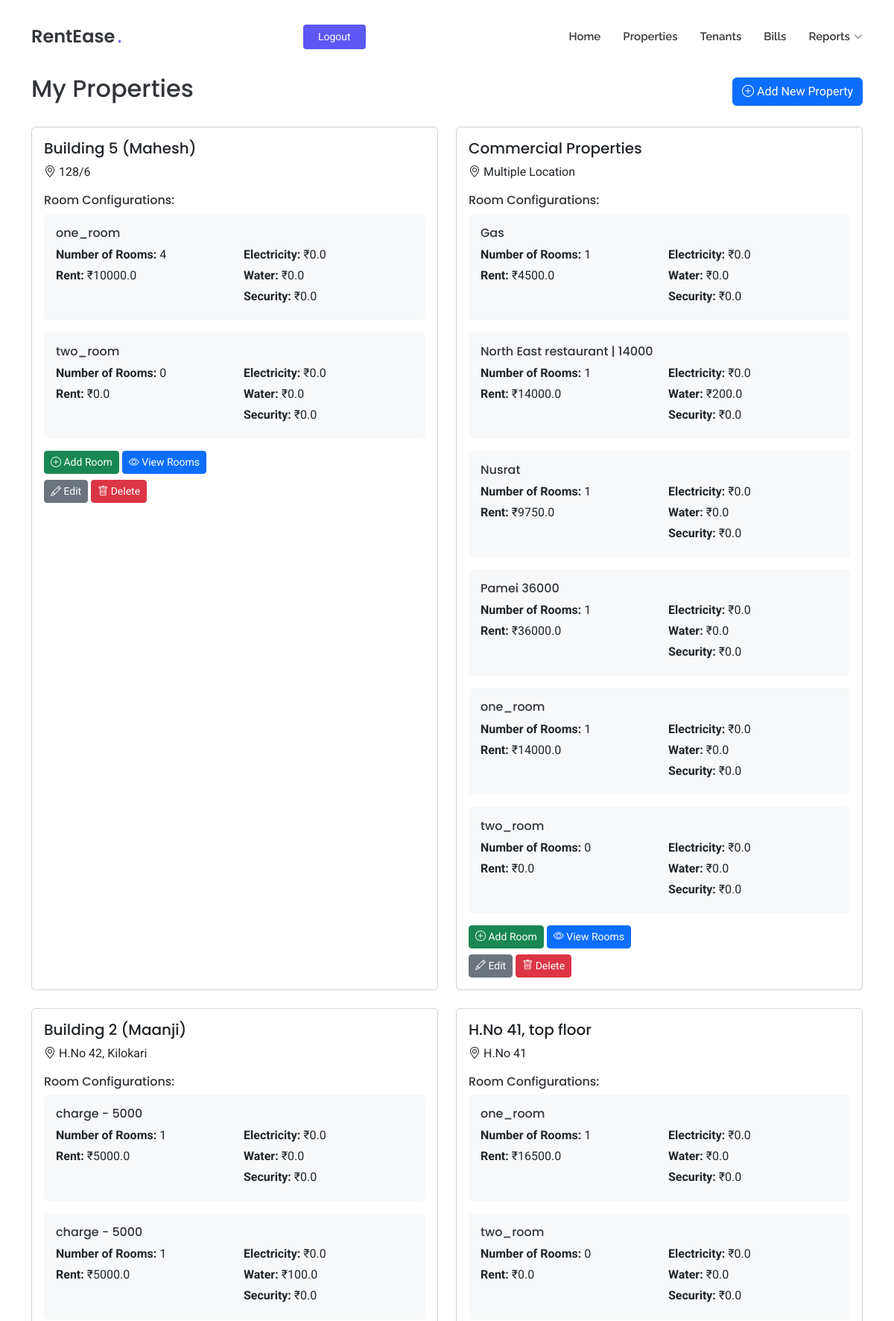
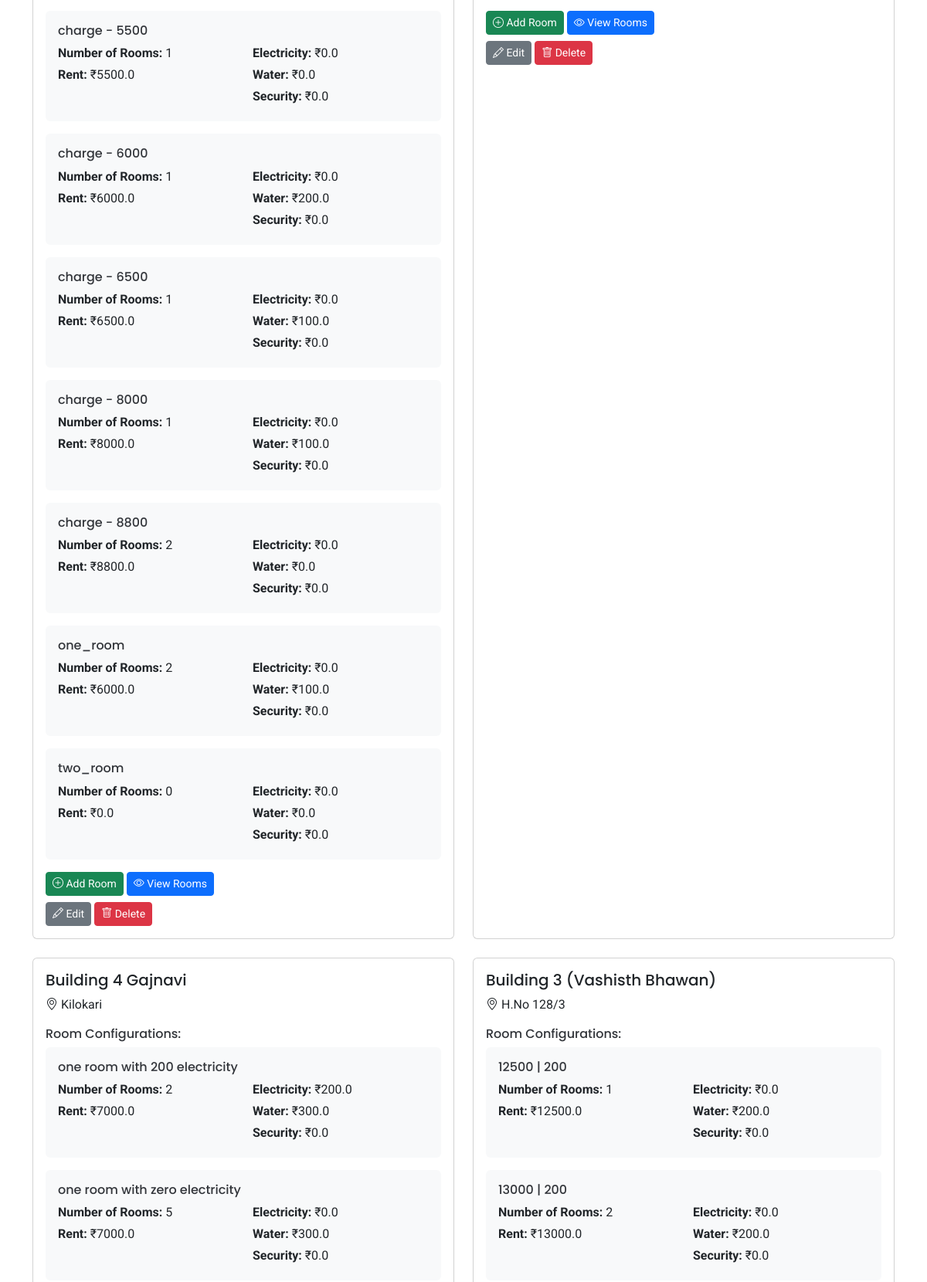
/my-properties (signed in, upper part), run on the app's committed database (2 pictures, top to bottom).
### tables this page shows
CREATE TABLE room_configurations
                 (id INTEGER PRIMARY KEY AUTOINCREMENT,
                  property_id INTEGER NOT NULL,
                  room_type TEXT NOT NULL,
                  room_count INTEGER NOT NULL,
                  rent REAL NOT NULL,
                  electricity_charge REAL NOT NULL,
                  water_charge REAL NOT NULL,
                  security_deposit REAL NOT NULL,
                  FOREIGN KEY (property_id) REFERENCES properties (id));

CREATE TABLE properties
                 (id INTEGER PRIMARY KEY AUTOINCREMENT,
                  name TEXT NOT NULL,
                  address TEXT NOT NULL,
                  user_id INTEGER NOT NULL,
                  FOREIGN KEY (user_id) REFERENCES users (id));

### app/routes.py (the view)
@app.route('/my-properties')
def my_properties():
    if 'user_id' not in session:
        flash('Please login to access this page', 'warning')
        return redirect(url_for('login'))
    conn = get_db()
    c = conn.cursor()
    properties_data = c.execute('''
        SELECT p.id, p.name, p.address,
               rc.id as room_config_id, rc.room_type, rc.room_count,
               rc.rent, rc.electricity_charge, rc.water_charge, rc.security_deposit
        FROM properties p
        LEFT JOIN room_configurations rc ON p.id = rc.property_id
        WHERE p.user_id = ?
        ORDER BY p.id, rc.room_type -- Order by property and then room type
    ''', (session['user_id'],)).fetchall()
    formatted_properties = []
    current_property = None
    for row in properties_data:
        if current_property is None or current_property['id'] != row['id']:
            if current_property is not None:
                formatted_properties.append(current_property)
            current_property = {
                'id': row['id'],
                'name': row['name'],
                'address': row['address'],
                'room_configurations': [] # Renamed key to be more accurate
            }
        if row['room_config_id']: # Check if rc.id is not NULL
             current_property['room_configurations'].append({
                'id': row['room_config_id'],
                'room_type': row['room_type'],
                'room_count': row['room_count'],
                'rent': row['rent'],
                'electricity_charge': row['electricity_charge'],
                'water_charge': row['water_charge'],
                'security_deposit': row['security_deposit']
            })
    if current_property is not None:
        formatted_properties.append(current_property)
    conn.close()
    return render_template('my_properties.html',
                         properties=formatted_properties)

### app/routes.py (called while the page is built)
def get_db():
    conn = sqlite3.connect('rentease.db')
    conn.row_factory = sqlite3.Row
    return conn

### app/templates/my_properties.html (shortened to what this page needs)
<!DOCTYPE html>
<html lang="en">
<head>
  <link href="{{ url_for('static', filename='assets/vendor/bootstrap/css/bootstrap.min.css') }}" rel="stylesheet">
  <link href="{{ url_for('static', filename='assets/vendor/bootstrap-icons/bootstrap-icons.css') }}" rel="stylesheet">
  <link href="{{ url_for('static', filename='assets/vendor/aos/aos.css') }}" rel="stylesheet">
  <link href="{{ url_for('static', filename='assets/css/main.css') }}" rel="stylesheet">
</head>
<body class="index-page">
  <header id="header" class="header d-flex align-items-center fixed-top">
    <div class="container position-relative d-flex align-items-center justify-content-between">
      <a href="{{ url_for('index') }}" class="logo d-flex align-items-center me-auto me-xl-0">
        <h1 class="sitename">RentEase</h1><span>.</span>
      </a>
      <nav id="navmenu" class="navmenu">
        <ul>
          <li><a href="{{ url_for('index') }}#hero">Home</a></li>
          <li><a href="{{ url_for('index') }}#properties">Properties</a></li>
          <li><a href="{{ url_for('index') }}#tenants">Tenants</a></li>
          <li><a href="{{ url_for('index') }}#bills">Bills</a></li>
          <li class="dropdown">
            <a href="#"><span>Reports</span> <i class="bi bi-chevron-down toggle-dropdown"></i></a>
          </li>
        </ul>
      </nav>
      {% if session.get('user_id') %}
        <a class="btn-getstarted" href="{{ url_for('logout') }}">Logout</a>
      {% else %}
        <a class="btn-getstarted me-1" href="{{ url_for('login') }}">Login</a>
        <a class="btn-getstarted" href="{{ url_for('register') }}">Register</a>
      {% endif %}
    </div>
  </header>
  <main class="main" style="margin-top: 100px;">
    <div class="container mt-5">
      <div class="d-flex justify-content-between align-items-center mb-4">
        <h2>My Properties</h2>
        <a href="{{ url_for('add_property') }}" class="btn btn-primary">
          <i class="bi bi-plus-circle"></i> Add New Property
        </a>
      </div>
      {% if properties %}
        <div class="row">
          {% for property in properties %}
          <div class="col-md-6 mb-4">
            <div class="card h-100">
              <div class="card-body">
                <h5 class="card-title">{{ property.name }}</h5>
                <p class="card-text"><i class="bi bi-geo-alt"></i> {{ property.address }}</p>
                <div class="mt-3">
                  <h6>Room Configurations:</h6>
                  {% for room_config in property.room_configurations %}
                  <div class="mb-3 p-3 bg-light rounded">
                    <h6 class="mb-2">{{ room_config.room_type }}</h6>
                    <div class="row">
                      <div class="col-6">
                        {% if room_config.room_count is not none %}
                            <p class="mb-1"><strong>Number of Rooms:</strong> {{ room_config.room_count }}</p>
                        {% endif %}
                        <p class="mb-1"><strong>Rent:</strong> ₹{{ room_config.rent }}</p>
                      </div>
                      <div class="col-6">
                        <p class="mb-1"><strong>Electricity:</strong> ₹{{ room_config.electricity_charge }}</p>
                        <p class="mb-1"><strong>Water:</strong> ₹{{ room_config.water_charge }}</p>
                        <p class="mb-1"><strong>Security:</strong> ₹{{ room_config.security_deposit }}</p>
                      </div>
                    </div>
                  </div>
                  {% endfor %}
                  <div class="mt-3">
                    <div class="mb-2">
                      <button type="button" class="btn btn-success btn-sm" data-bs-toggle="modal" data-bs-target="#addRoomModal{{ property.id }}">
                        <i class="bi bi-plus-circle"></i> Add Room
                      </button>
                      <a href="{{ url_for('view_rooms', property_id=property.id, source='properties') }}" class="btn btn-primary btn-sm">
                        <i class="bi bi-eye"></i> View Rooms
                      </a>
                    </div>
                    <div>
                      <a href="{{ url_for('edit_property', property_id=property.id) }}" class="btn btn-secondary btn-sm">
                        <i class="bi bi-pencil"></i> Edit
                      </a>
                      <button type="button" class="btn btn-danger btn-sm" data-bs-toggle="modal" data-bs-target="#deletePropertyModal{{ property.id }}">
                        <i class="bi bi-trash"></i> Delete
                      </button>
                    </div>
                  </div>
                </div>
              </div>
            </div>
          </div>
          {% endfor %}
        </div>
      {% else %}
        <div class="alert alert-info">
          You haven't added any properties yet. Click the "Add New Property" button to get started!
        </div>
      {% endif %}
    </div>
  </main>
</body>
</html>

### app/static/assets/css/main.css (style rules this page uses)
:root { --default-font: "Roboto", system-ui, -apple-system, "Segoe UI", Roboto, "Helvetica Neue", Arial, "Noto Sans", "Liberation Sans", sans-serif, "Apple Color Emoji", "Segoe UI Emoji", "Segoe UI Symbol", "Noto Color Emoji"; --heading-font: "Poppins", sans-serif; --nav-font: "Raleway", sans-serif; }
:root { --background-color: #ffffff; --default-color: #212529; --heading-color: #32353a; --accent-color: #5d57f4; --surface-color: #ffffff; --contrast-color: #ffffff; }
:root { --nav-color: #3a3939; --nav-hover-color: #5d57f4; --nav-mobile-background-color: #ffffff; --nav-dropdown-background-color: #ffffff; --nav-dropdown-color: #3a3939; --nav-dropdown-hover-color: #5d57f4; }
:root { scroll-behavior: smooth; }
body { color: var(--default-color); background-color: var(--background-color); font-family: var(--default-font); }
a { color: var(--accent-color); text-decoration: none; transition: 0.3s; }
h1, h2, h3, h4, h5, h6 { color: var(--heading-color); font-family: var(--heading-font); }
.header { --background-color: rgba(255, 255, 255, 0); color: var(--default-color); background-color: var(--background-color); padding: 20px 0; transition: all 0.5s; z-index: 997; }
.header .logo { line-height: 1; }
.header .logo h1 { font-size: 24px; margin: 0; font-weight: 600; color: var(--heading-color); }
.header .logo span { color: var(--accent-color); font-size: 24px; font-weight: 600; padding-left: 3px; }
.header .btn-getstarted, .header .btn-getstarted:focus { color: var(--contrast-color); background: var(--accent-color); font-size: 14px; padding: 8px 26px; margin: 0; border-radius: 4px; transition: 0.3s; }
@media (max-width: 1200px) { .header .logo { order: 1; } }
@media (max-width: 1200px) { .header .btn-getstarted { order: 2; margin: 0 15px 0 0; padding: 6px 20px; } }
@media (max-width: 1200px) { .header .navmenu { order: 3; } }
@media (min-width: 1200px) { .navmenu { padding: 0; } }
@media (min-width: 1200px) { .navmenu ul { margin: 0; padding: 0; display: flex; list-style: none; align-items: center; } }
@media (min-width: 1200px) { .navmenu li { position: relative; } }
@media (min-width: 1200px) { .navmenu a, .navmenu a:focus { color: var(--nav-color); padding: 18px 15px; font-size: 15px; font-family: var(--nav-font); font-weight: 600; display: flex; align-items: center; justify-content: space-between; white-space: nowrap; transition: 0.3s; } }
@media (min-width: 1200px) { .navmenu a i, .navmenu a:focus i { font-size: 12px; line-height: 0; margin-left: 5px; transition: 0.3s; } }
@media (min-width: 1200px) { .navmenu li:last-child a { padding-right: 0; } }

### data on the page
room_configurations: name "Building 5 (Mahesh)", address "128/6", room_type "one_room", room_count "4", rent "10000.0", electricity_charge "0.0", water_charge "0.0", security_deposit "0.0"
room_configurations: room_type "two_room", room_count "0", rent "0.0", electricity_charge "0.0", water_charge "0.0", security_deposit "0.0"
room_configurations: name "Commercial Properties", address "Multiple Location", room_type "Gas", room_count "1", rent "4500.0", electricity_charge "0.0", water_charge "0.0", security_deposit "0.0"
room_configurations: room_type "North East restaurant | 14000", room_count "1", rent "14000.0", electricity_charge "0.0", water_charge "200.0", security_deposit "0.0"
room_configurations: room_type "Nusrat", room_count "1", rent "9750.0", electricity_charge "0.0", water_charge "0.0", security_deposit "0.0"
room_configurations: room_type "Pamei 36000", room_count "1", rent "36000.0", electricity_charge "0.0", water_charge "0.0", security_deposit "0.0"
room_configurations: room_type "one_room", room_count "1", rent "14000.0", electricity_charge "0.0", water_charge "0.0", security_deposit "0.0"
room_configurations: room_type "two_room", room_count "0", rent "0.0", electricity_charge "0.0", water_charge "0.0", security_deposit "0.0"
room_configurations: name "Building 2 (Maanji)", address "H.No 42, Kilokari", room_type "charge - 5000", room_count "1", rent "5000.0", electricity_charge "0.0", water_charge "0.0", security_deposit "0.0"
room_configurations: room_type "charge - 5000", room_count "1", rent "5000.0", electricity_charge "0.0", water_charge "100.0", security_deposit "0.0"
room_configurations: room_type "charge - 5500", room_count "1", rent "5500.0", electricity_charge "0.0", water_charge "0.0", security_deposit "0.0"
room_configurations: room_type "charge - 6000", room_count "1", rent "6000.0", electricity_charge "0.0", water_charge "200.0", security_deposit "0.0"
room_configurations: room_type "charge - 6500", room_count "1", rent "6500.0", electricity_charge "0.0", water_charge "100.0", security_deposit "0.0"
room_configurations: room_type "charge - 8000", room_count "1", rent "8000.0", electricity_charge "0.0", water_charge "100.0", security_deposit "0.0"
room_configurations: room_type "charge - 8800", room_count "2", rent "8800.0", electricity_charge "0.0", water_charge "0.0", security_deposit "0.0"
room_configurations: room_type "one_room", room_count "2", rent "6000.0", electricity_charge "0.0", water_charge "100.0", security_deposit "0.0"
room_configurations: room_type "two_room", room_count "0", rent "0.0", electricity_charge "0.0", water_charge "0.0", security_deposit "0.0"
room_configurations: name "H.No 41, top floor", address "H.No 41", room_type "one_room", room_count "1", rent "16500.0", electricity_charge "0.0", water_charge "0.0", security_deposit "0.0"
room_configurations: room_type "two_room", room_count "0", rent "0.0", electricity_charge "0.0", water_charge "0.0", security_deposit "0.0"
room_configurations: name "Building 4 Gajnavi", address "Kilokari", room_type "one room with 200 electricity", room_count "2", rent "7000.0", electricity_charge "200.0", water_charge "300.0", security_deposit "0.0"
room_configurations: room_type "one room with zero electricity", room_count "5", rent "7000.0", electricity_charge "0.0", water_charge "300.0", security_deposit "0.0"
room_configurations: name "Building 3 (Vashisth Bhawan)", address "H.No 128/3", room_type "12500 | 200", room_count "1", rent "12500.0", electricity_charge "0.0", water_charge "200.0", security_deposit "0.0"
room_configurations: room_type "13000 | 200", room_count "2", rent "13000.0", electricity_charge "0.0", water_charge "200.0", security_deposit "0.0"
